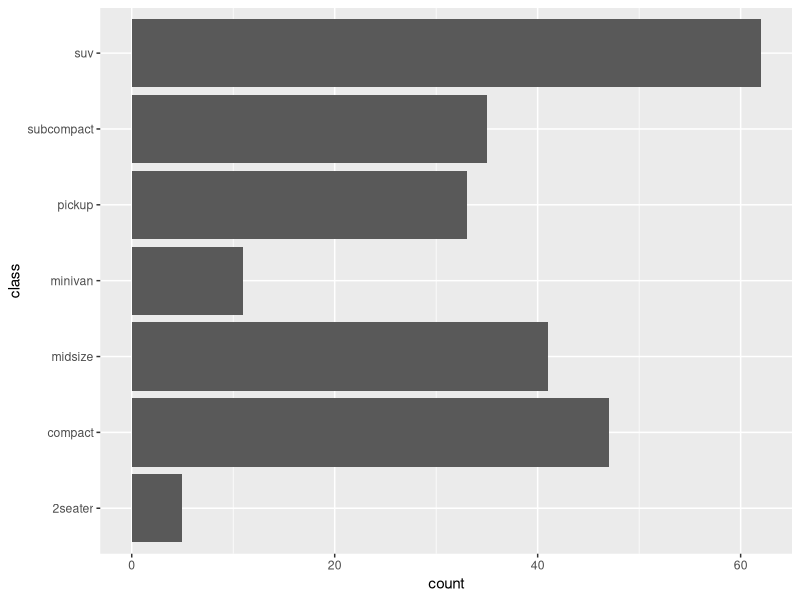

Write the R code that produced this figure. (Note: this script raises an error after producing the figure.)
## ---- chunk 1
library(ggplot2)
knitr::opts_chunk$set(fig.dpi = 96, collapse = TRUE, comment = "#>")
## ---- chunk 2
ggplot(mpg, aes(y = class)) +
  geom_bar()
## ---- chunk 3
mpg %>%
  dplyr::count(class)
## ---- chunk 4
mpg %>%
  count(class) %>%
  ggplot(aes(y = forcats::fct_reorder(class, n), x = n)) +
  geom_col()
## ---- chunk 5
ggplot(diamonds, aes(x = cut, fill = clarity)) +
  geom_bar()
## ---- chunk 6
ggplot(diamonds, aes(x = cut, fill = forcats::fct_rev(clarity))) +
  geom_bar() +
  labs(fill = "clarity")
## ---- chunk 7
ggplot(mpg, aes(x = displ, y = hwy)) +
  geom_point() +
  facet_wrap(~drv)
## ---- chunk 8
ggplot(mpg, aes(x = displ, y = hwy)) +
  geom_point() +
  facet_wrap(~forcats::fct_relevel(drv, "r", "f", "4"))
